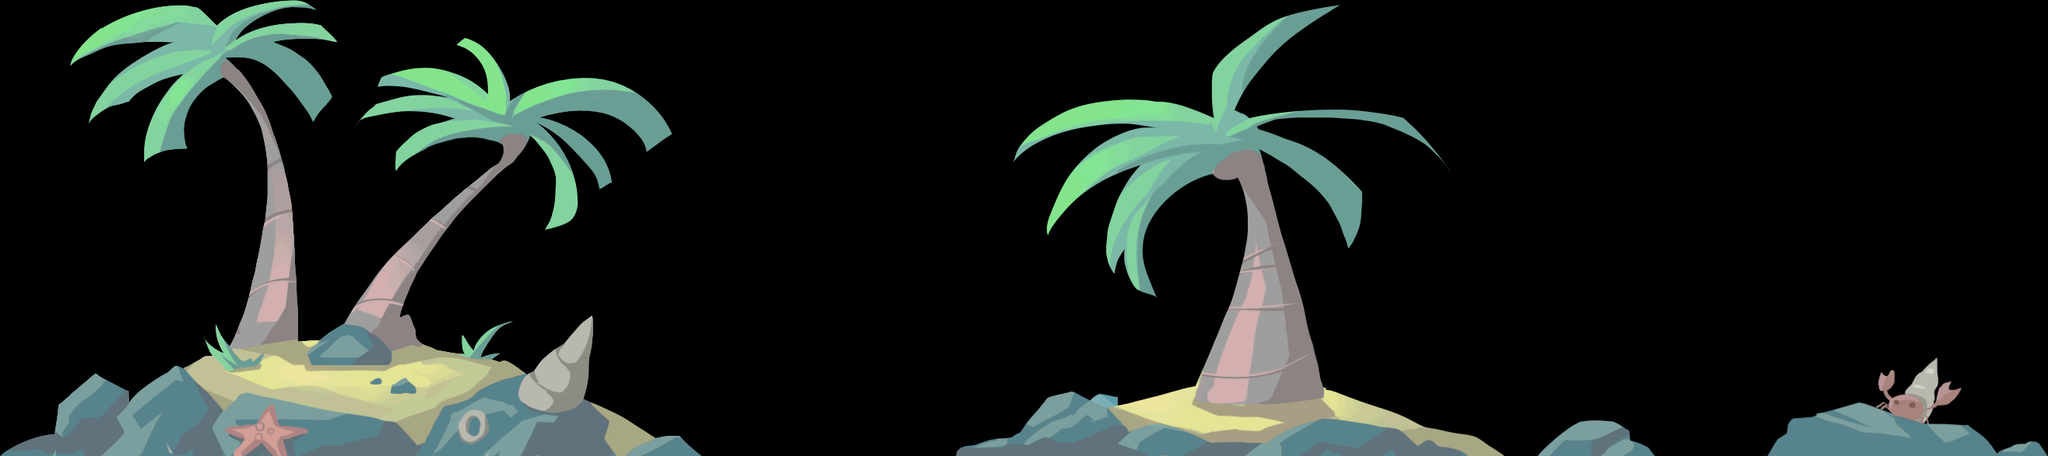

A 2D game scene composited from a Tiled map and its tileset images. What follows is a short description and the map's XML, with every tile layer's data as written:
An orthogonal 1x1 tile map with 2631x587 px tiles, 1 tile layer (块层 1).

<map version="1.0" orientation="orthogonal" renderorder="right-down" width="1" height="1" tilewidth="2631" tileheight="587" nextobjectid="1">
 <tileset firstgid="1" name="islet" tilewidth="2631" tileheight="587">
  <image source="islet.png" width="2631" height="587" />
  <tile id="0" />
 </tileset>
 <layer name="块层 1" width="1" height="1">
  <data>
   <tile gid="1" />
  </data>
 </layer>
</map>